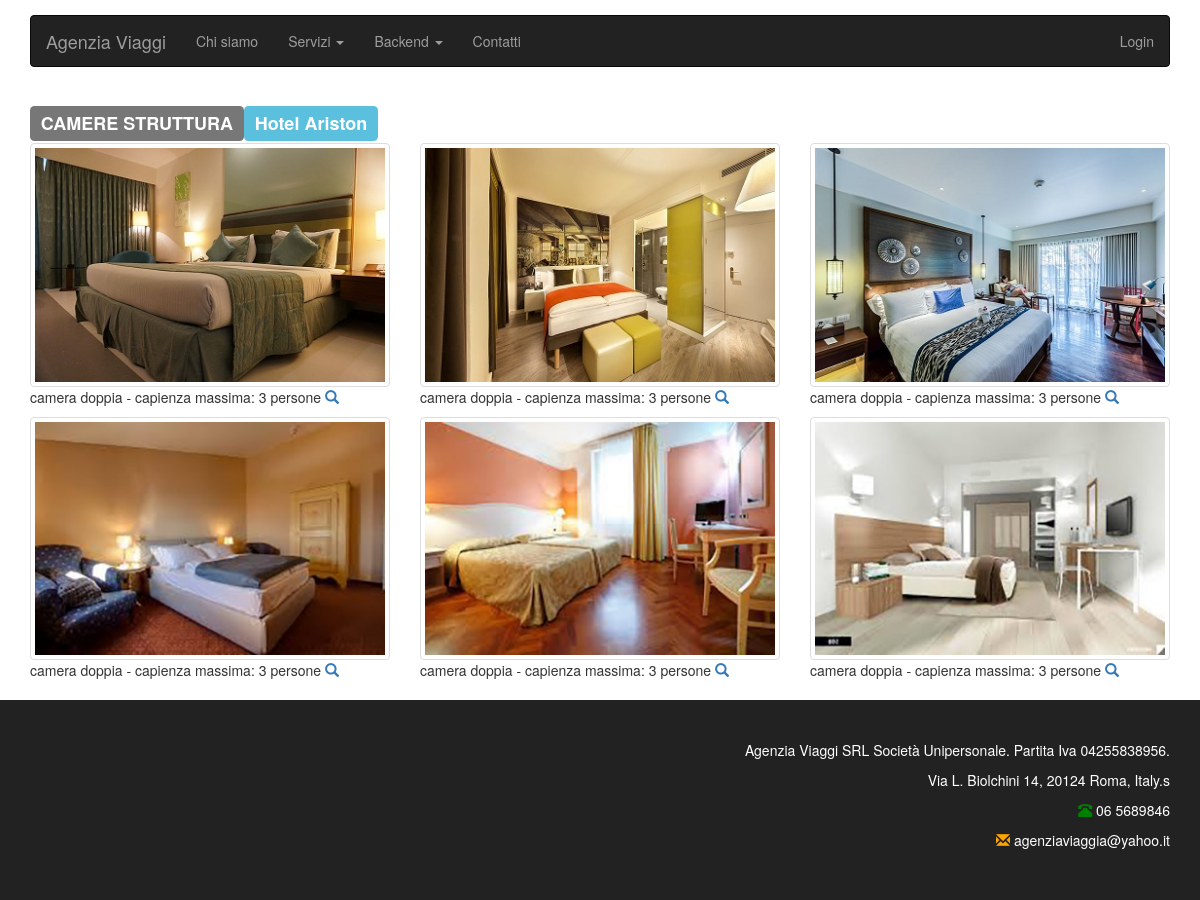
The page /camere.php?idstruttura=1 on the database its author committed.
### tables this page shows
CREATE TABLE `tbl_strutture` (
  `idstruttura` int(11) NOT NULL,
  `idpaese` int(11) NOT NULL,
  `tipo` varchar(15) NOT NULL,
  `nome` varchar(100) NOT NULL,
  `citta` varchar(100) NOT NULL,
  `capienza` int(11) DEFAULT NULL
);

CREATE TABLE `tbl_camere` (
  `idcamera` int(11) NOT NULL,
  `idstruttura` int(11) NOT NULL,
  `tipo` varchar(25) NOT NULL,
  `capienza` int(11) NOT NULL,
  `foto` varchar(250) NOT NULL
);

### camere.php (the view, shortened to what this page needs)
<!doctype html>
<html>
<head>
<link rel="stylesheet" type="text/css" href="bootstrap/css/bootstrap.min.css">
<link rel="stylesheet" type="text/css" href="style.css">
</head>
<body>
<div id="headerWrap">
  <header class="container voffset3">
    <nav id="mainNav" class="navbar navbar-inverse" role="navigation">
      <div class="navbar-header">
        <a href="index.php" class="navbar-brand">Agenzia Viaggi</a> </div>
      <div class="collapse navbar-collapse" id="mainMenu">
        <ul class="nav navbar-nav">
          <li><a href="chi_siamo.php">Chi siamo</a></li>
          <li class="dropdown"> <a class="dropdown-toggle" data-toggle="dropdown" role="button" aria-expanded="false" href="#">Servizi <span class="caret"></span></a>
          </li>
          <li class="dropdown"> <a class="dropdown-toggle" data-toggle="dropdown" role="button" aria-expanded="false" href="#">Backend <span class="caret"></span></a>
          </li>
          <li><a href="contatti.php">Contatti</a></li></ul>
		  <?php
		  if (isset($_SESSION["UserName"])) {
			$utente = $_SESSION["UserName"];
			echo "<ul class=\"nav navbar-nav navbar-right\">";
			echo "<li class=\"dropdown\"> <a class=\"dropdown-toggle\" data-toggle=\"dropdown\" role=\"button\" aria-expanded=\"false\" href=\"#\">$utente<span class=\"caret\"></span></a>";
            echo "<ul class=\"dropdown-menu\" role=\"menu\">";
            echo "<li><a href=\"mie_prenotazioni.php\">Le tue prenotazioni</a></li>";
            echo "<li><a href=\"logout.php\">Esci</a></li>";
            echo "</ul>";
          	}
		else
			{
			echo"<ul class=\"nav navbar-nav navbar-right\"><li><a href=\"login2.php\">Login</a></li></ul>";
			}
		  ?>
      </div>
    </nav>
  </header>
</div>
<div class="container">
  <?php
				$struttura = $_REQUEST["idstruttura"];
		$host = "localhost";
		$username = "root";
		$password = "";
		$db = "agenzia";
		$conn = new mysqli($host, $username, $password, $db);
		$sql= "select * from tbl_strutture where idstruttura=$struttura";
		$result = $conn->query($sql);
		$row = $result->fetch_assoc();
		$struttura_scelta= $row["nome"];
		echo"<h3><span class=\"label label-default\">CAMERE STRUTTURA</span><span class=\"label label-info\">$struttura_scelta</span></h3>";
		$sql = "SELECT * FROM tbl_camere where idstruttura=$struttura";
		$result = $conn->query($sql);
		$i=1;
			while($row = $result->fetch_assoc()) {
				$idcamera = $row["idcamera"];
				$tipo = $row["tipo"];
				$capienza= $row["capienza"];
				$foto= $row["foto"];
				if ($i==1) {
				echo "<div class=\"row\">";
				}
				echo "<div class=\"col-xs-12 col-sm-6 col-md-4\"><img class=\"img-thumbnail img-responsive\" src=\"$foto\"/>";
				echo" <p> $tipo - capienza massima: $capienza persone";
				echo"<a href=\"prenotazioni.php?camera=$idcamera\"> <span class=\"glyphicon glyphicon-search\"></span></a></p>";
				echo"</div>";
				if ($i==3) {
				echo "</div>";
				$i=1;
				} else {
				$i++;
				}
			}
		?>
</div>
<div id="footerWrap" class="voffset2">
  <footer class="container">
     <p class="text-right"> Agenzia Viaggi SRL Società Unipersonale. Partita Iva 04255838956.</p>
	<p class="text-right"> Via L. Biolchini 14, 20124 Roma, Italy.s</p>
	<p class="text-right"><span class="glyphicon glyphicon-phone-alt" style="color:green"></span> 06 5689846</p>
	<p class="text-right"><span class="glyphicon glyphicon-envelope" style="color:orange"></span> agenziaviaggia@yahoo.it</p>
  </footer>
</div>
</body>
</html>

### style.css (style rules this page uses)
.voffset2 { margin-top: 10px; }
.voffset3 { margin-top: 15px; }
#footerWrap { background-color:#222222; padding:40px 0; }
#footerWrap p { color:#fff; }

### rows shown on the page
tbl_strutture: nome "Hotel Ariston"
tbl_camere: foto (picture), tipo "camera doppia", capienza "3"
tbl_camere: foto (picture), tipo "camera doppia", capienza "3"
tbl_camere: foto (picture), tipo "camera doppia", capienza "3"
tbl_camere: foto (picture), tipo "camera doppia", capienza "3"
tbl_camere: foto (picture), tipo "camera doppia", capienza "3"
tbl_camere: foto (picture), tipo "camera doppia", capienza "3"
